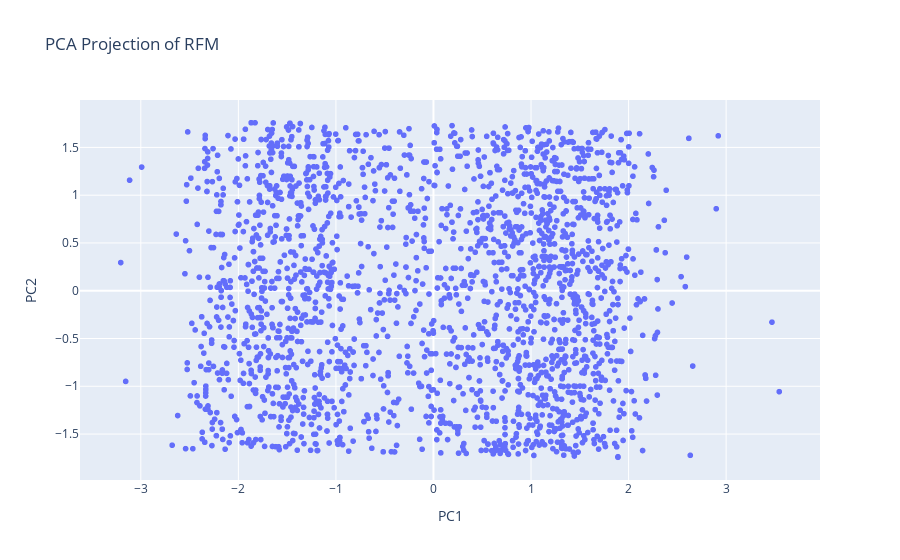

Notebook code for this chart:
### Markdown cell above
## 7. Dimensionality Reduction (PCA)

### Code cell
pca = PCA(n_components=2, random_state=42)
rfm_pca = pca.fit_transform(rfm_scaled)

fig = px.scatter(
    x=rfm_pca[:,0], y=rfm_pca[:,1],
    title='PCA Projection of RFM',
    labels={'x':'PC1','y':'PC2'}
)
fig.show()

### Figure 1 — Plotly figure (JSON) as saved in the notebook; plotly's stock layout.template omitted (floating-point values rounded to 4 significant figures; data arrays with more than 128 entries replaced by an {"elided": "..."} marker saying what was removed)
{"data": [{"hovertemplate": "PC1=%{x}<br>PC2=%{y}<extra></extra>", "legendgroup": "", "marker": {"color": "#636efa", "symbol": "circle"}, "mode": "markers", "name": "", "showlegend": false, "type": "scattergl", "x": {"elided": "2240 float values"}, "xaxis": "x", "y": {"elided": "2240 float values"}, "yaxis": "y"}], "layout": {"legend": {"tracegroupgap": 0}, "title": {"text": "PCA Projection of RFM"}, "xaxis": {"anchor": "y", "domain": [0, 1], "title": {"text": "PC1"}}, "yaxis": {"anchor": "x", "domain": [0, 1], "title": {"text": "PC2"}}}}
